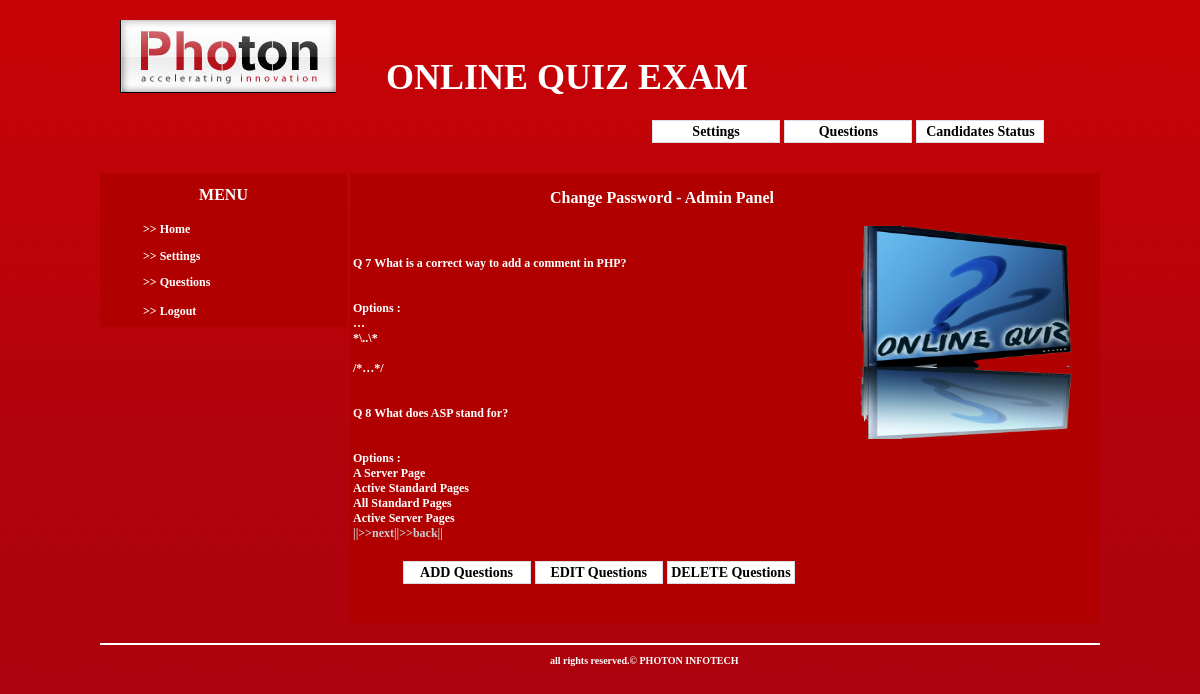
/admin/questions.php?pag=3 (signed in), run on the app's committed database.
### tables this page shows
CREATE TABLE IF NOT EXISTS `quiz_questions` (
  `qid` int(11) NOT NULL AUTO_INCREMENT,
  `question` varchar(200) NOT NULL,
  `option1` varchar(50) NOT NULL,
  `option2` varchar(50) NOT NULL,
  `option3` varchar(50) NOT NULL,
  `option4` varchar(50) NOT NULL,
  PRIMARY KEY (`qid`)
);

### admin/questions.php (the view, shortened to what this page needs)
<?php
 if(isset($_SESSION['name']))
{
 ?>
<html>
<head>
<link rel="stylesheet" href="../css/quiz.css">
</head>
<body>
<div class="main">
		<div class="header">
			<div class="logo">
			</div>
			<div class="title">
			  <p style="text-indent:50px;">ONLINE QUIZ EXAM </p>
		    </div>
		</div>
		<div id="nav-menu">
			<ul>
				<li><a href="changepassword.php">Settings</a></li>
				<li><a href="questions.php?pag=0">Questions</a></li>
				<li><a href="status.php">Candidates Status</a></li>
			</ul>
		</div>
		<div class="content">
		  <div class="side_menu">
				<table class="table" width="247" height="154" >
					<tr>
					  <td height="39" colspan="2" style="font-size:16px; text-align:center">MENU</td>
					</tr>
					<tr>
					  <td height="27" align="left" style="text-indent:40px;">&gt;&gt; <a href="index.php" target="_self" class="style1">Home</a> </td>
				  </tr>
					<tr>
					  <td align="left" style="text-indent:40px;">&gt;&gt; <a href="changepassword.php" target="_self" class="style1">Settings</a> </td>
					</tr>
					<tr>
					  <td height="27" align="left" style="text-indent:40px;">&gt;&gt; <a href="questions.php?pag=0" target="_self" class="style1">Questions </a></td>
				  </tr>
					<tr>
					  <td height="27" align="left" style="text-indent:40px;">&gt;&gt; <a href="logout.php" target="_self" class="style1">Logout</a> </td>
					</tr>
			</table>
          </div>
		  <div class="questions">
			<p style=" font-family:'Trebuchet MS'; font-size:16px; text-indent:200px; font-weight:bold; color:#FFFFFF;">Change Password -  Admin Panel </p>
			<table width="735" height="388" border="0">
              <tr>
                <td width="494" align="left" valign="top"><p style="font-family:'Trebuchet MS'; font-size:14px; color:#FFFFFF;">
				<?php
				     $az="select count(*) from quiz_questions";
			   $ax=mysql_query($az);
			   $ac=mysql_fetch_array($ax);
			   $rec_limit=2;
			   $rec_count=$ac[0];
			  $pag = $_REQUEST['pag'];
				$rec_start = $rec_limit*$pag;
              $i="select * from quiz_questions limit $rec_start,$rec_limit";
			  $control1 = $rec_start+$rec_limit;
			  $control2 = $rec_start-$rec_limit;
      $j=mysql_query($i);
     while ($k=mysql_fetch_array($j))
	{
		echo "<div class='table'>Q ".$k['qid']." ".$k['question']."<br /></div>";
		echo "<div class='table'>Options "." :"."<br />".$k['option1']."<br />".$k['option2']."<br />".$k['option3']."<br />".$k['option4']."<br /></div>";
	}
	$bpag=$pag-1;
	$npag=$pag+1;
	if($control1 < $rec_count)
	{
		echo "<a href='questions.php?pag=$npag'  class='nebk'>||>>next|</a>";
	}
	if($control2 >= 0)
	{
		echo "<a href='questions.php?pag=$bpag' class='nebk'>|>>back||</a>";
	}
				?>
				<div id="nav-menu">
			<ul>
				<li><a href="addques.php">ADD Questions</a></li>
				<li><a href="editques.php?pag=0">EDIT Questions</a></li>
				<li><a href="deleteques.php?pag=0">DELETE Questions</a></li>
			</ul>
				</div>
				  </p>
                </td>
                <td width="225" align="left" valign="top"><img src="../images/online.png"   width="226" height="213" /></td>
              </tr>
            </table>
			<?php
						}
   else
 		echo "<script type='text/javascript'>window.location='../index.php'</script>";
 ?>
			</div>
		</div>
  <div class="footer">
		<hr color="#FFFFFF"  />
	<p class="bottom-text" style="text-indent:450px;">all rights reserved.&copy; PHOTON INFOTECH</p></div>
</div>
</body>
</html>

### css/quiz.css (style rules this page uses)
html,body { margin:0px; padding:0px; text-align: center; background-image:url('../images/bg.jpg'); background-repeat:repeat-x; }
.main { padding:0px; width:1000px; height:550px; margin: 0 auto; text-align: left; }
.header { margin:0px; float:left; width:1000px; height:100px; }
.logo { float:left; width:216px; margin-top:20px; margin-left:20px; height:100px; background-image:url('../images/logo.jpg'); background-repeat:no-repeat; }
.title { float:left; width:700px; height:70px; font-family:"Trebuchet MS"; margin-top:20px; font-size:36px; font-weight:bold; color:#FFFFFF; }
.content { margin:0px; float:left; width:1000px; height:500px; }
.side_menu { margin:0px; float:left; width:250px; height:200px; }
.questions { margin:0px; float:left; width:750px; height:450px; background-color:#B00000; margin-top:30px; }
.footer { margin:0px; clear:both; width:1000px; height:80px; }
.bottom-text { font-family:"Trebuchet MS"; font-size:10px; font-weight:bold; color:#FFFFFF; }
#nav-menu ul { list-style: none; padding: 0; margin: 0; }
#nav-menu li { float: left; margin: 0 0.15em; }
#nav-menu li a { background:#fff bottom left repeat-x; height: 1.5em; line-height: 1.5em; float: left; width: 9em; display: block; border: 0.1em solid #dcdce9; color:#000000; text-decoration:none; text-align: center; }
#nav-menu li a { float: none; }
#nav-menu { width:30em; float:right; margin-right:30px; margin-top:20px; font-family:"Trebuchet MS"; font-size:14px; font-weight:bold; }
.table { color:#FFFFFF; font-family:"Trebuchet MS"; font-size:12px; font-weight:bold; margin-top:30px; background-color:#B00000; }
.style1 { font-size: 12px; text-decoration: none; color: #FFFFFF; }

### admin/questions.php (style rules this page uses)
.nebk { font-size: 12px; color: #CCCCCC; text-decoration: none; font-family: "Trebuchet MS"; font-weight: bold; text-align: right; }

### data on the page
quiz_questions: qid "7", question "What is a correct way to add a comment in PHP?", option1 "…", option2 "*\\..\\*", option4 "/*…*/"
quiz_questions: qid "8", question "What does ASP stand for?", option1 "A Server Page", option2 "Active Standard Pages", option3 "All Standard Pages", option4 "Active Server Pages"
